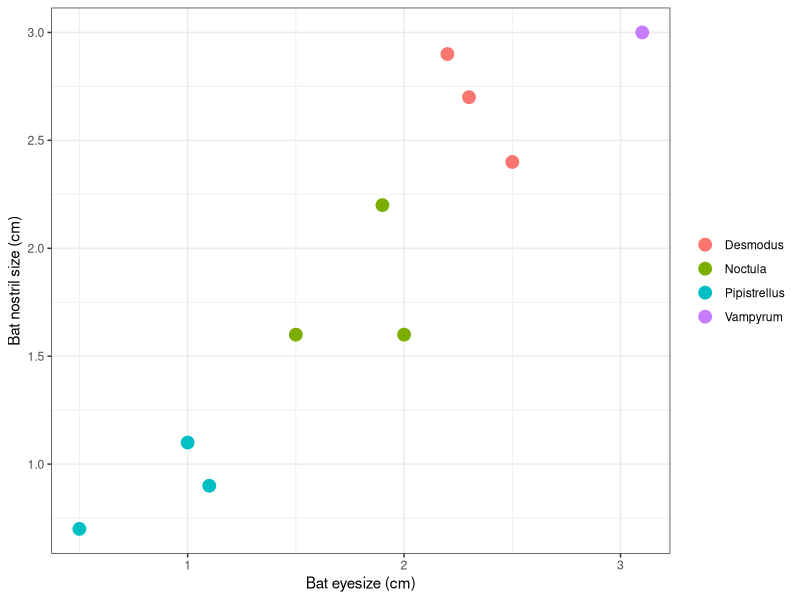
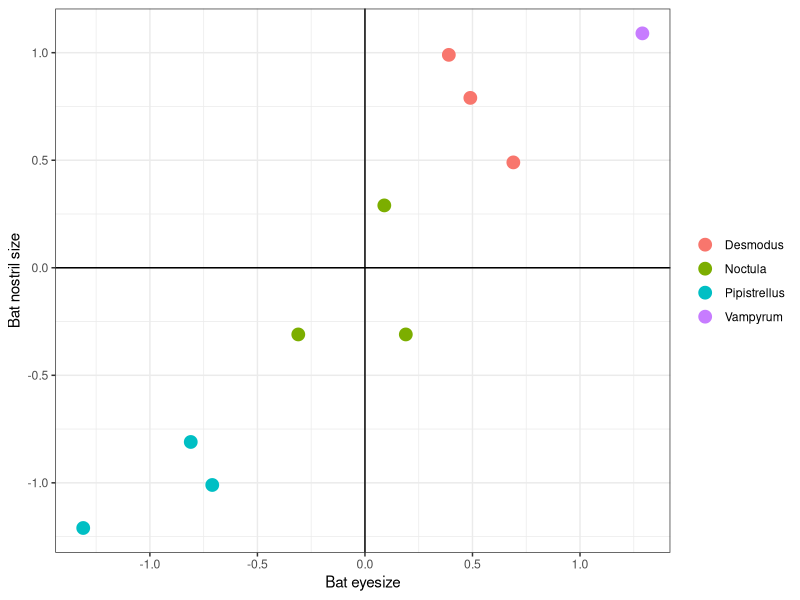
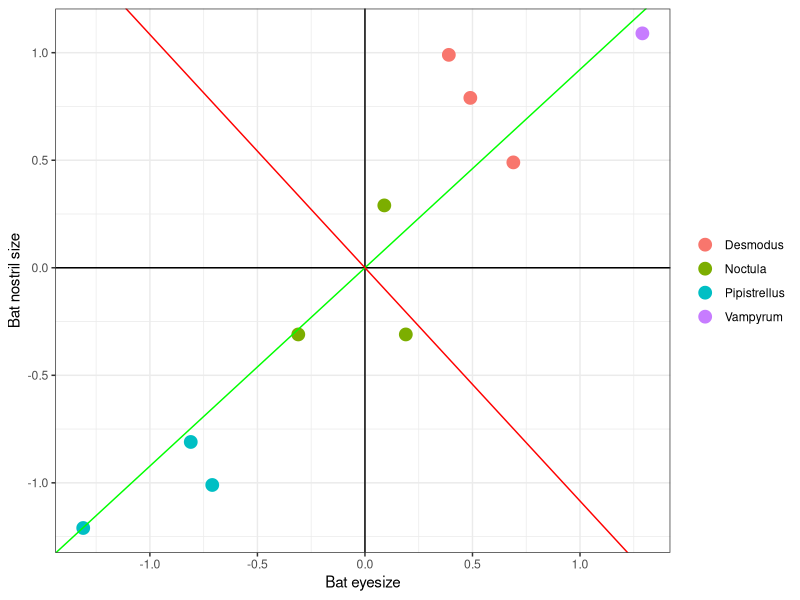
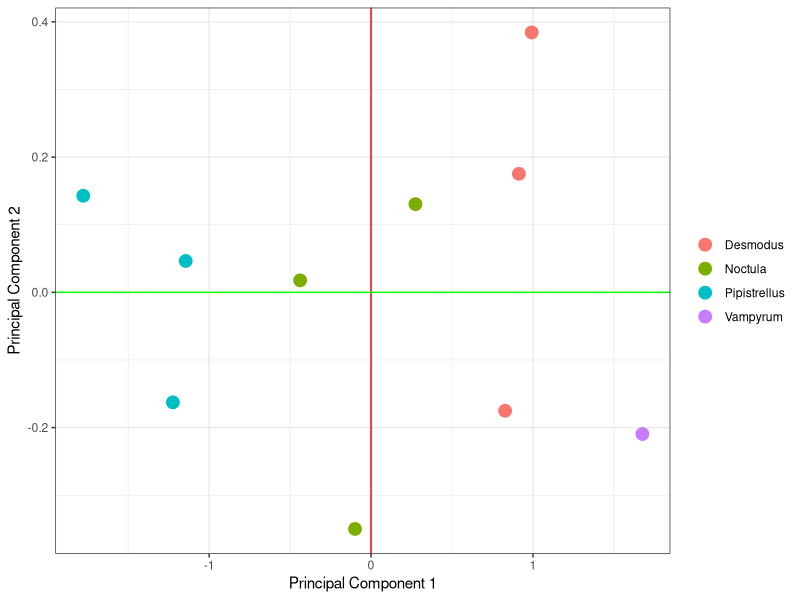
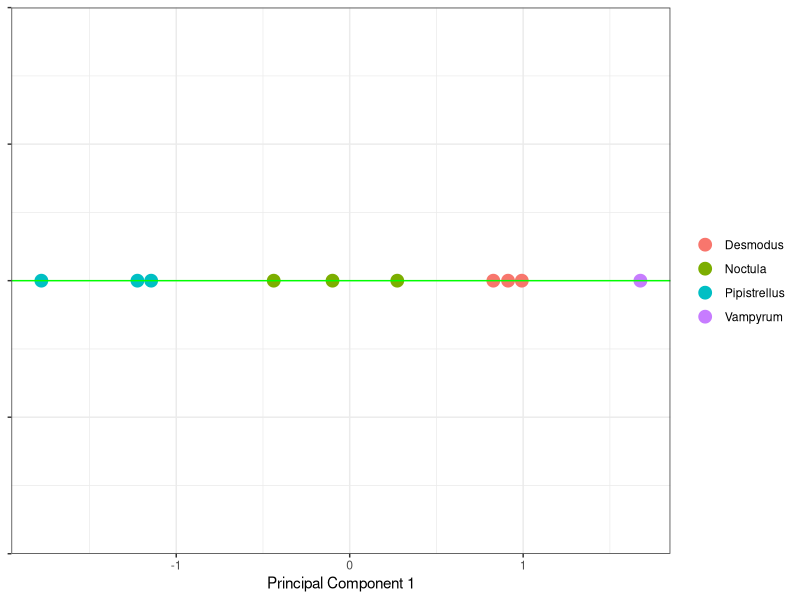

The R source for these figures, in order:
## ---- chunk 1
knitr::opts_chunk$set(
	echo = FALSE,
	warning = FALSE,
	comment = "##",
	prompt = TRUE,
	tidy = TRUE,
	tidy.opts = list(width.cutoff = 75),
	fig.path = "img/"
)
## ---- chunk 2
x1<-c(0,8,12,20)
x2<-c(8,9,11,12)
Results<-cbind(mean(x1), mean(x2),var(x1), var(x2))
colnames(Results)<-c("Mean X1", "Mean X2", "Var X1", "Var X2")
Results
## ---- chunk 3
cov(x1,x2)
## ---- chunk 4
x<-c(1,3,6,4)
y<-c(30,20,10,18)
z<-c(0.3,0.7,0.5,0.4)
M<-cbind(x,y,z)
cov(M)
## ---- chunk 5
cor(x,y)
## ---- chunk 6
cor(M)
## ---- chunk 7
# create a dataset
Bat.eyesize<-c(2.5,0.5,2.2,1.9,3.1,2.3,2,1,1.5,1.1)
Bat.nostrils<-c(2.4,0.7,2.9,2.2,3.0,2.7,1.6,1.1,1.6,0.9)
Bat.species<-c("Desmodus","Pipistrellus", "Desmodus", "Noctula", "Vampyrum", "Desmodus", "Noctula", "Pipistrellus", "Noctula", "Pipistrellus")
Dataset<-cbind(Bat.species,Bat.eyesize,Bat.nostrils)
Dataset<-as.data.frame(Dataset)
Dataset$Bat.eyesize<-as.numeric(Bat.eyesize)
Dataset$Bat.nostrils<-as.numeric(Bat.nostrils)
head(Dataset)


# let's just plot it for fun
library(ggplot2)
p<-ggplot(Dataset, aes(x=Bat.eyesize, y=Bat.nostrils, color=as.factor(Bat.species)))
p<-p+geom_point(size=4)
p<-p+labs(y="Bat nostril size (cm)", x= "Bat eyesize (cm)")
p<-p+theme_bw()
p<-p+theme(legend.title=element_blank())
p
## ---- chunk 8

Dataset$Bat.eyesize.adjust<-(Dataset$Bat.eyesize-mean(Dataset$Bat.eyesize))
Dataset$Bat.nostrils.adjust<-as.numeric((Dataset$Bat.nostrils-mean(Dataset$Bat.nostrils)))
head(Dataset)

p<-ggplot(Dataset, aes(x=Bat.eyesize.adjust, y=Bat.nostrils.adjust, color=Bat.species))
p<-p+geom_point(size=4)
p<-p+coord_fixed()
p<-p+labs(y="Bat nostril size", x= "Bat eyesize")
p<-p+theme_bw()
p<-p+theme(legend.title=element_blank())
p<-p+geom_vline(xintercept=0)
p<-p+geom_hline(yintercept=0)
p
## ---- chunk 9
covM<-cov(Dataset[,c(2,3)]) # Only picking the original values from the Dataset
covM
## ---- chunk 10
Eigen<-eigen(covM)
Eigen$slopes[1]<-Eigen$vectors[1,1]/Eigen$vectors[2,1]
Eigen$slopes[2]<-Eigen$vectors[1,2]/Eigen$vectors[2,2]
head(Eigen)

p<-ggplot(Dataset, aes(x=Bat.eyesize.adjust, y=Bat.nostrils.adjust, color=Bat.species))
p<-p+geom_point(size=4)
p<-p+coord_fixed()
p<-p+labs(y="Bat nostril size", x= "Bat eyesize")
p<-p+theme_bw()
p<-p+theme(legend.title=element_blank())
p<-p+geom_vline(xintercept=0)
p<-p+geom_hline(yintercept=0)
p<-p+geom_abline(intercept = 0, slope = Eigen$slopes[1], colour = "green")  
p<-p+geom_abline(intercept = 0, slope = Eigen$slopes[2], colour = "red")
p
## ---- chunk 11
feat.vec<-Eigen$vectors
feat.vec
## ---- chunk 12
feat.vec.tr<-t(feat.vec)
feat.vec.tr
row_data_adj<-t(Dataset[,4:5])
PCA_scores<-data.frame(t(feat.vec.tr%*%row_data_adj))
names(PCA_scores)<-c("x", "y")
PCA_scores
Dataset<-cbind(Dataset,PCA_scores)
## ---- chunk 13
p<-ggplot(Dataset, aes(x=x, y=y, color=as.factor(Bat.species)))
p<-p+geom_point(size=4)
p<-p+labs(y="Principal Component 2", x= "Principal Component 1")
p<-p+theme_bw()
p<-p+theme(legend.title=element_blank())
p<-p+geom_vline(xintercept=0, color="red")
p<-p+geom_hline(yintercept=0, color="green")
p
## ---- chunk 14
Dataset$m<-rep(0,10) # adding a column of zeros merely for plotting purposes. 
head(Dataset)

p<-ggplot(Dataset, aes(x=x, y=m, color=as.factor(Bat.species)))
p<-p+geom_point(size=4)
p<-p+labs(x="Principal Component 1")
p<-p+theme_bw()
p<-p+theme(legend.title=element_blank(), axis.title.y=element_blank(), axis.text.y=element_blank())
p<-p+geom_hline(yintercept=0, color="green")
p
